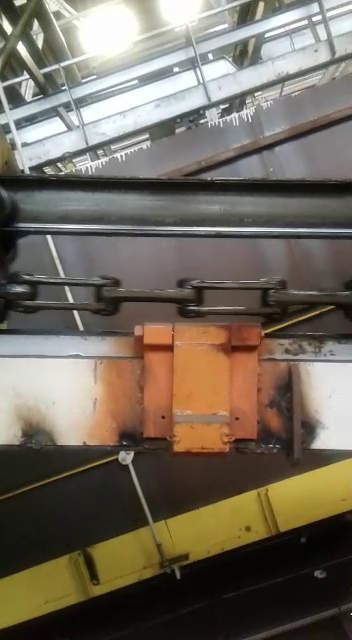
#> input picture frame 47 of img/trolley-1.mp4, 352 x 640 px, given in place of lenta.mp4, which was not available
$ python sample_gen.py   (Python 2 division)
#> lines starting #> are read from the running program, lines starting #| are printed output that depends on the picture; pictures that were not available may be replaced by others from this repository, and a replacement may not be noted
#!/usr/bin/env python
import cv2
import time
import numpy as np

def sliding_window(image, stepSize, windowSize):
	# slide a window across the image
	for y in xrange(0, image.shape[0], stepSize):
		for x in xrange(0, image.shape[1], stepSize):
			# yield the current window
			yield (x, y, image[y:y + windowSize[1], x:x + windowSize[0]])


if __name__ == '__main__':

	cap = cv2.VideoCapture('../img/lenta.mp4')
	winH,winW = (75,244)
	i  = 0
	while( cap.isOpened() ):
		ret, frame = cap.read()
#> frame is the input picture: shape (640, 352, 3); mean B, G, R 92.7, 106.4, 114.7
		gray = cv2.cvtColor(frame, cv2.COLOR_BGR2GRAY)
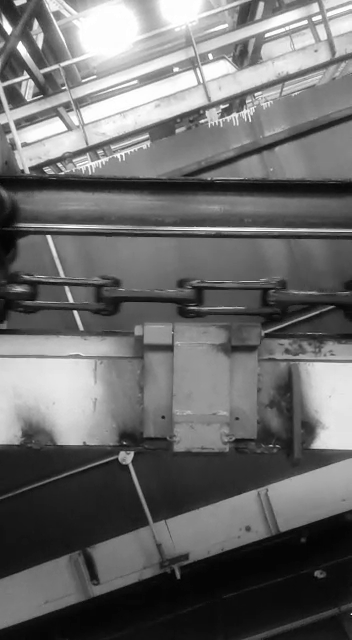
#> gray: shape (640, 352); min 1, max 255, mean 107.3
		print(i)
		for (x, y, window) in sliding_window(gray, stepSize=10, windowSize=(winW, winH)):

			if window.shape[0] != winH or window.shape[1] != winW:
				continue

	 		window = cv2.transpose(window)
			window = cv2.flip(window,flipCode=2)

			cv2.imwrite('../img/dataset2/img' + str(i) + '.jpg' , window )
			i += 1
#> this loop made 2304 passes
#> (x, y) on passes 1 to 3: (0, 0), (10, 0), (20, 0)
#> pass 1, `window = cv2.transpose(window)`:
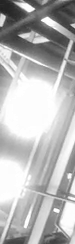
#> window: shape (244, 75); min 33, max 255, mean 182.1
#> pass 1, `window = cv2.flip(window,flipCode=2)`:
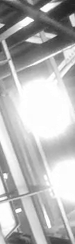
#> window: shape (244, 75); min 33, max 255, mean 182.1
#> pass 2, `window = cv2.transpose(window)`:
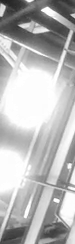
#> window: shape (244, 75); min 35, max 255, mean 183.4
#> pass 2, `window = cv2.flip(window,flipCode=2)`:
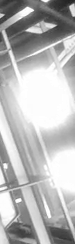
#> window: shape (244, 75); min 35, max 255, mean 183.4
#> after the loop, i = 627

$ run again, starting later in the video
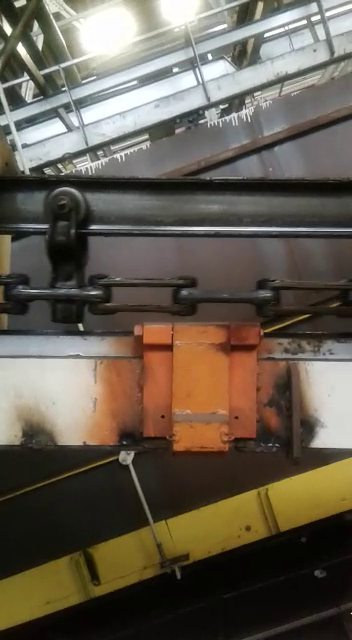
#> input picture frame 212 of img/trolley-1.mp4, 352 x 640 px, given in place of lenta.mp4, which was not available
#> frame is the input picture: shape (640, 352, 3); mean B, G, R 79.5, 92.8, 101.8
#> the loop `for (x, y, window) in sliding_window(gray, stepSize=10, windowSize=(wi..` made 2304 passes
#> (x, y) on passes 1 to 3: (0, 0), (10, 0), (20, 0)
#> pass 1, `window = cv2.flip(window,flipCode=2)`:
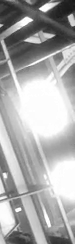
#> window: shape (244, 75); min 23, max 255, mean 169.8
#> pass 2, `window = cv2.flip(window,flipCode=2)`:
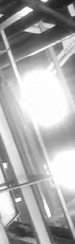
#> window: shape (244, 75); min 24, max 255, mean 171.1
#> after the loop `for (x, y, window) in sliding_window(gray, stepSize=10, windowSize=(wi..`: i = 627

$ run again, starting later in the video
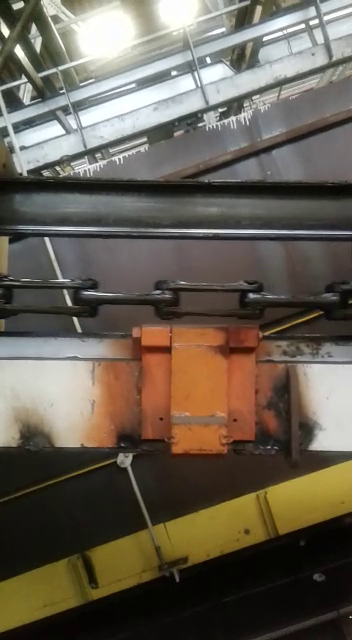
#> input picture frame 377 of img/trolley-1.mp4, 352 x 640 px, given in place of lenta.mp4, which was not available
#> frame is the input picture: shape (640, 352, 3); mean B, G, R 82.2, 95, 103.6
#> the loop `for (x, y, window) in sliding_window(gray, stepSize=10, windowSize=(wi..` made 2304 passes
#> (x, y) on passes 1 to 3: (0, 0), (10, 0), (20, 0)
#> pass 1, `window = cv2.flip(window,flipCode=2)`:
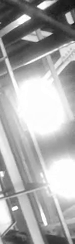
#> window: shape (244, 75); min 17, max 255, mean 170
#> pass 2, `window = cv2.flip(window,flipCode=2)`:
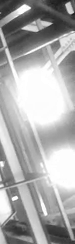
#> window: shape (244, 75); min 28, max 255, mean 171.4
#> after the loop `for (x, y, window) in sliding_window(gray, stepSize=10, windowSize=(wi..`: i = 627
